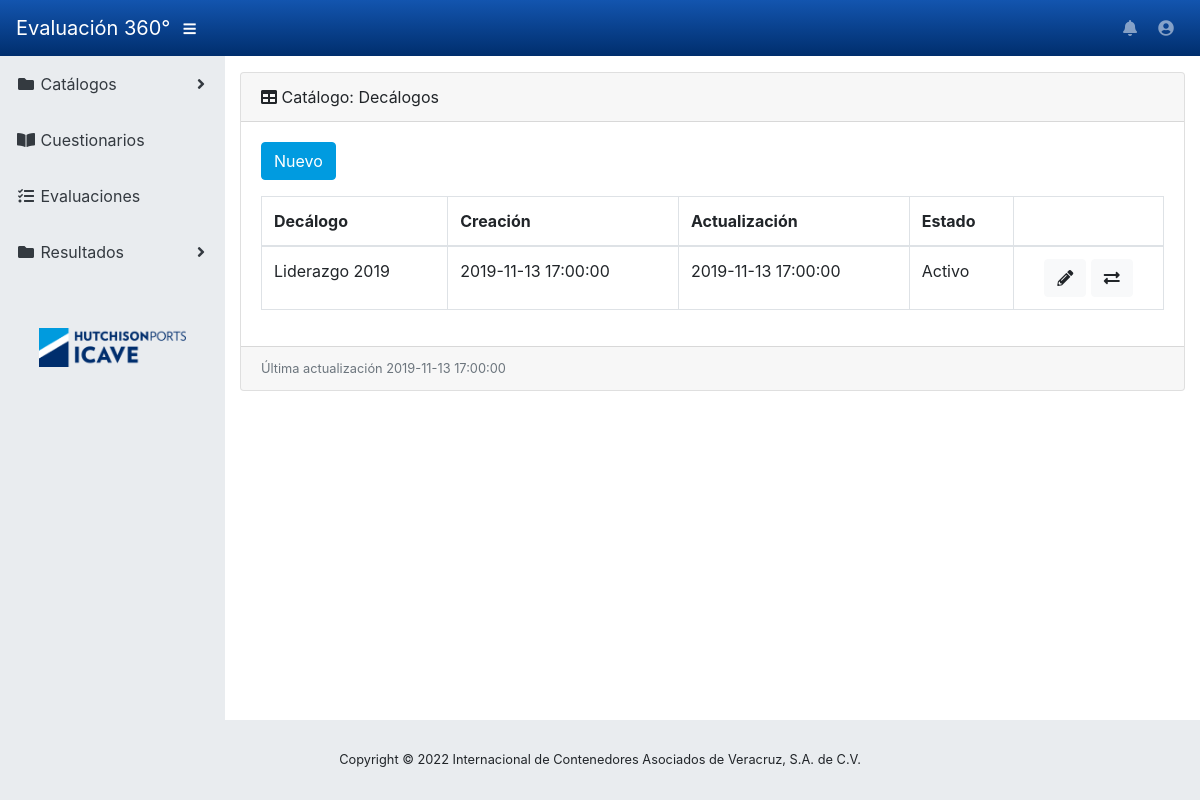
/app/admin/catalogos/decalogos/index.php, run on the app's committed database.
### tables this page shows
CREATE TABLE `decalogos` (
  `id` int(11) NOT NULL,
  `decalogo` varchar(150) DEFAULT NULL,
  `creacion` datetime NOT NULL DEFAULT CURRENT_TIMESTAMP,
  `actualizacion` datetime DEFAULT NULL,
  `id_escala` int(11) NOT NULL,
  `status` set('A','B') NOT NULL DEFAULT 'A'
);

### app/admin/catalogos/decalogos/index.php (the view, shortened to what this page needs)
<?php
require_once '../../../../config/global.php';
require '../../../../config/db.php';
?>
<!DOCTYPE html>
<html lang="es">
<head>
</head>
<body id="page-top">
<div id="wrapper">
    <div id="content-wrapper">
        <div class="container-fluid">
            <div class="card mb-3">
                <div class="card-header">
                    <i class="fas fa-table"></i>
                    Catálogo: Decálogos
                </div>
                <div class="card-body">
                    <div class="row ml-auto mb-3">
                        <button onclick="location.href='nuevo.php'" type="button" class="btn btn-primary">
                            Nuevo
                        </button>
                    </div>
                    <div class="table-responsive">
                        <table class="table table-bordered" id="dataTable" width="100%" cellspacing="0">
                            <thead>
                            <tr>
                                <th>Decálogo</th>
                                <th>Creación</th>
                                <th>Actualización</th>
                                <th>Estado</th>
                                <th></th>
                            </tr>
                            </thead>
                            <tbody>
                            <?php
                            $sql = "SELECT id, decalogo, creacion, actualizacion, id_escala, status FROM decalogos";
                            $resultado = mysqli_query($conexion, $sql);
                            ?>
                            <?php if ($resultado): ?>
                                <?php while ($fila = mysqli_fetch_assoc($resultado)): ?>
                                    <tr>
                                        <td><?php echo $fila['decalogo'] ?></td>
                                        <td><?php echo $fila['creacion'] ?></td>
                                        <td><?php echo $fila['actualizacion'] ?></td>
                                        <td>
                                            <?php if ($fila['status'] == 'A') {
                                                echo 'Activo';
                                            } elseif ($fila['status'] == 'B') {
                                                echo 'Inactivo';
                                            } ?>
                                        </td>
                                        <td class="text-center">
                                            <form name="f-ed" action="editar.php" method="post"
                                                  style="display: inline-block">
                                                <button
                                                        type="submit" title="Editar registro"
                                                        name="b-edit"
                                                        value="<?php echo $fila['id'] ?>"
                                                        class="btn btn-xs btn-light">
                                                    <i class="fas fa-pencil-alt"></i>
                                                </button>
                                            </form>
                                            <form name="f-cb" action="cambiar.php" method="post"
                                                  style="display: inline-block">
                                                <button
                                                        type="submit" title="Cambiar estado"
                                                        name="b-camb"
                                                        value="<?php echo $fila['id'] ?>"
                                                        class="btn btn-xs btn-light">
                                                    <i class="fas fa-exchange-alt"></i>
                                                </button>
                                            </form>
                                        </td>
                                    </tr>
                                <?php endwhile; ?>
                            <?php else:
                                echo "ERROR";
                            endif; ?>
                            </tbody>
                        </table>
                    </div>
                </div>
                <div class="card-footer small text-muted">Última actualización
                    <?php
                    foreach ($conexion->query('SELECT actualizacion from decalogos order by actualizacion desc limit 1') as $fecha) {
                        echo $fecha['actualizacion'];
                    }
                    ?>
                </div>
            </div>
        </div>
    </div>
</div>
</body>
</html>

### data on the page
decalogos: decalogo "Liderazgo 2019", creacion "2019-11-13 17:00:00", actualizacion "2019-11-13 17:00:00", status "Activo", $fila['id'] 1 (drawn)
